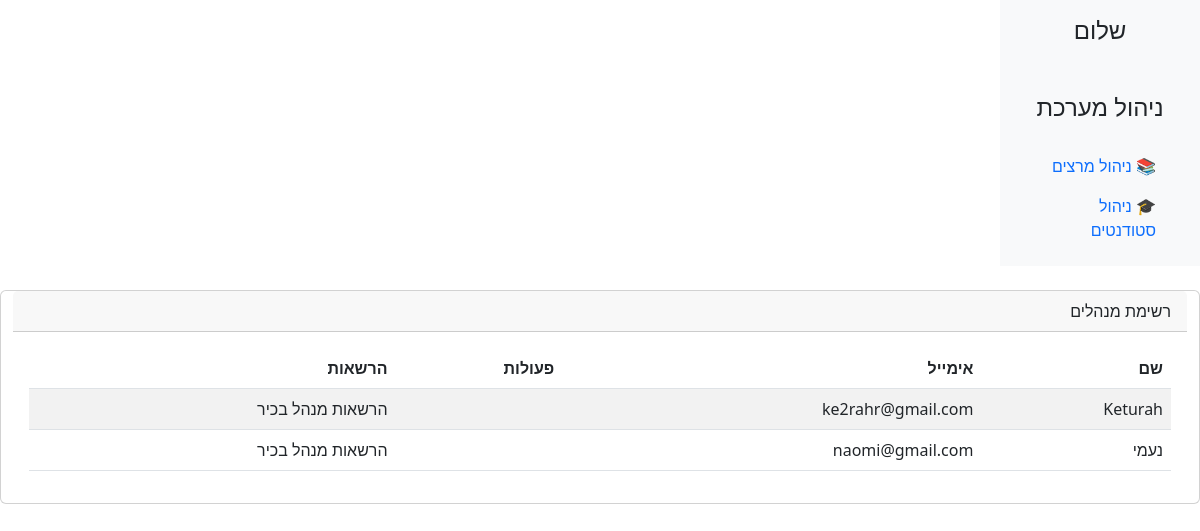
/admin_page_admins_section/, run on an earlier commit of the app's database.
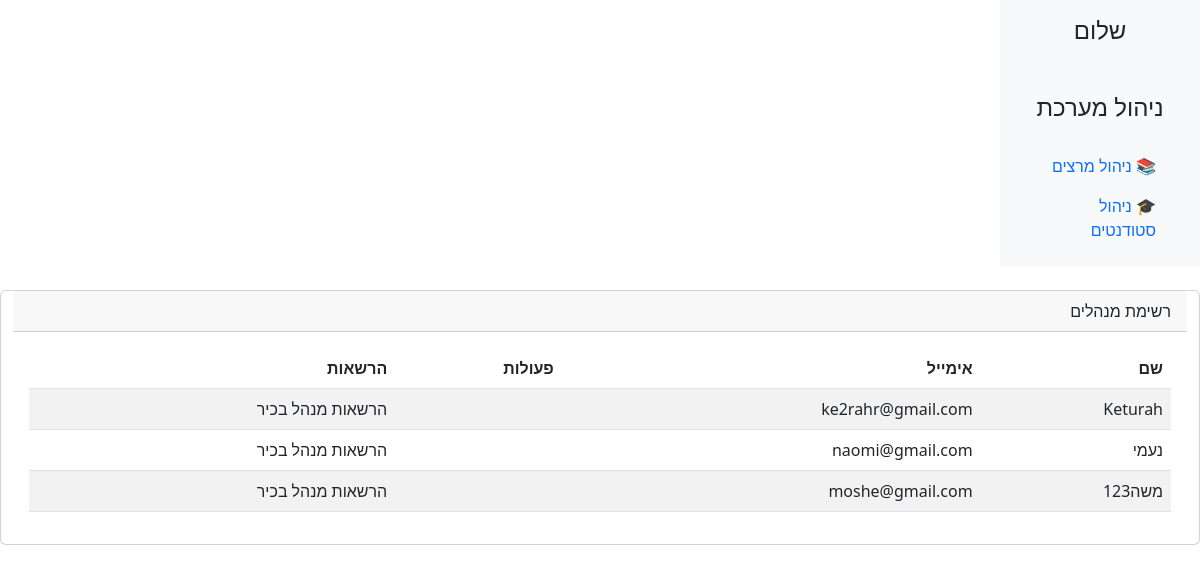
And on a later commit of the database.
### App_SetUp/models.py (models this page shows)
class User(AbstractUser):
    is_admin = models.BooleanField('Is admin', default=False)
    is_student = models.BooleanField('Is student', default=False)
    is_lecturer = models.BooleanField('Is lecturer', default=False)

### App_SetUp/views.py (the view)
# urls.py: path('admin_page_admins_section/', views.manage_admins, name='manage_admins'),
def manage_admins(request):
    active_admins = User.objects.filter(is_admin=True, is_active=True)
    context = {
        "active_admins": active_admins
    }
    return render(request, "admin_page_admins_section.html", context)

### App_SetUp/templates/admin_page_admins_section.html (shortened to what this page needs)
<!DOCTYPE html>
<html lang="he" dir="rtl">
<head>
    <link href="https://cdn.jsdelivr.net/npm/bootstrap@5.3.0/dist/css/bootstrap.min.css" rel="stylesheet">
</head>
<body>
<div class="container-fluid">
    <div class="row">
        <nav class="col-md-2 d-none d-md-block bg-light sidebar">
            <div class="position-sticky">
                <h4 class="text-center mt-3">שלום {{ request.user.username }}</h4>
                <br>
                <h4 class="text-center mt-3">ניהול מערכת</h4>
                <ul class="nav flex-column p-3">
                    <li class="nav-item"><a class="nav-link active" href="{% url 'manage_lecturers' %}">📚 ניהול מרצים</a></li>
                    <li class="nav-item"><a class="nav-link" href="{% url 'manage_students' %}">🎓 ניהול סטודנטים</a></li>
                </ul>
            </div>
        </nav>
            <div class="card my-4">
                <div class="card-header">רשימת מנהלים</div>
                <div class="card-body">
                    <table class="table table-striped">
                        <thead>
                            <tr>
                                <th>שם</th>
                                <th>אימייל</th>
                                <th>פעולות</th>
                                <th>הרשאות</th>
                            </tr>
                        </thead>
                        <tbody>
                            {% for admin in active_admins%}
                            <tr>
                                <td>{{ admin.username }}</td>
                                <td>{{ admin.email }}</td>
                                {%if admin.is_superuser%}
                                <td>   </td>
                                <td>  הרשאות מנהל בכיר    </td>
                                {%endif%}
                            </tr>
                            {% empty %}
                            <tr><td colspan="3" class="text-center">אין מנהלים רשומים</td></tr>
                            {% endfor %}
                        </tbody>
                    </table>
                </div>
            </div>
       </div>
</div>
</body>
</html>

What changed in the data, as far as the page shows it:
added User: username "משה123", email "moshe@gmail.com", is_superuser True (drawn)
